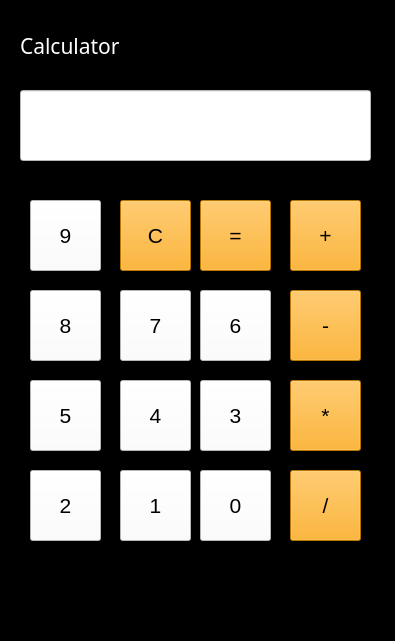
<?xml version="1.0" encoding="UTF-8"?>
<ui version="4.0">
 <class>calculator</class>
 <widget class="QMainWindow" name="calculator">
  <property name="geometry">
   <rect>
    <x>0</x>
    <y>0</y>
    <width>395</width>
    <height>641</height>
   </rect>
  </property>
  <property name="cursor">
   <cursorShape>ArrowCursor</cursorShape>
  </property>
  <property name="windowTitle">
   <string>calculator</string>
  </property>
  <property name="autoFillBackground">
   <bool>false</bool>
  </property>
  <property name="styleSheet">
   <string notr="true">background-color: black</string>
  </property>
  <property name="toolButtonStyle">
   <enum>Qt::ToolButtonIconOnly</enum>
  </property>
  <widget class="QWidget" name="centralwidget">
   <widget class="QLabel" name="label">
    <property name="geometry">
     <rect>
      <x>20</x>
      <y>30</y>
      <width>191</width>
      <height>31</height>
     </rect>
    </property>
    <property name="font">
     <font>
      <family>OCR A Extended</family>
      <pointsize>16</pointsize>
     </font>
    </property>
    <property name="styleSheet">
     <string notr="true">color:white</string>
    </property>
    <property name="text">
     <string>Calculator</string>
    </property>
   </widget>
   <widget class="QPushButton" name="Ninebtn">
    <property name="geometry">
     <rect>
      <x>30</x>
      <y>200</y>
      <width>71</width>
      <height>71</height>
     </rect>
    </property>
    <property name="font">
     <font>
      <pointsize>16</pointsize>
     </font>
    </property>
    <property name="cursor">
     <cursorShape>PointingHandCursor</cursorShape>
    </property>
    <property name="autoFillBackground">
     <bool>false</bool>
    </property>
    <property name="styleSheet">
     <string notr="true">background-color:white;
color:black</string>
    </property>
    <property name="text">
     <string>9</string>
    </property>
    <property name="default">
     <bool>false</bool>
    </property>
    <property name="flat">
     <bool>false</bool>
    </property>
   </widget>
   <widget class="QLineEdit" name="OutputlineEdit">
    <property name="geometry">
     <rect>
      <x>20</x>
      <y>90</y>
      <width>351</width>
      <height>71</height>
     </rect>
    </property>
    <property name="font">
     <font>
      <pointsize>16</pointsize>
     </font>
    </property>
    <property name="styleSheet">
     <string notr="true">background-color:white;
color:black;</string>
    </property>
   </widget>
   <widget class="QPushButton" name="Clearbtn">
    <property name="geometry">
     <rect>
      <x>120</x>
      <y>200</y>
      <width>71</width>
      <height>71</height>
     </rect>
    </property>
    <property name="font">
     <font>
      <pointsize>16</pointsize>
     </font>
    </property>
    <property name="cursor">
     <cursorShape>PointingHandCursor</cursorShape>
    </property>
    <property name="autoFillBackground">
     <bool>false</bool>
    </property>
    <property name="styleSheet">
     <string notr="true">background-color:orange;
color:black</string>
    </property>
    <property name="text">
     <string>C</string>
    </property>
    <property name="default">
     <bool>false</bool>
    </property>
    <property name="flat">
     <bool>false</bool>
    </property>
   </widget>
   <widget class="QPushButton" name="Resultbtn">
    <property name="geometry">
     <rect>
      <x>200</x>
      <y>200</y>
      <width>71</width>
      <height>71</height>
     </rect>
    </property>
    <property name="font">
     <font>
      <pointsize>16</pointsize>
     </font>
    </property>
    <property name="cursor">
     <cursorShape>PointingHandCursor</cursorShape>
    </property>
    <property name="autoFillBackground">
     <bool>false</bool>
    </property>
    <property name="styleSheet">
     <string notr="true">background-color:orange;
color:black</string>
    </property>
    <property name="text">
     <string>=</string>
    </property>
    <property name="default">
     <bool>false</bool>
    </property>
    <property name="flat">
     <bool>false</bool>
    </property>
   </widget>
   <widget class="QPushButton" name="Addbtn">
    <property name="geometry">
     <rect>
      <x>290</x>
      <y>200</y>
      <width>71</width>
      <height>71</height>
     </rect>
    </property>
    <property name="font">
     <font>
      <pointsize>16</pointsize>
     </font>
    </property>
    <property name="cursor">
     <cursorShape>PointingHandCursor</cursorShape>
    </property>
    <property name="autoFillBackground">
     <bool>false</bool>
    </property>
    <property name="styleSheet">
     <string notr="true">background-color:orange;
color:black</string>
    </property>
    <property name="text">
     <string>+</string>
    </property>
    <property name="default">
     <bool>false</bool>
    </property>
    <property name="flat">
     <bool>false</bool>
    </property>
   </widget>
   <widget class="QPushButton" name="Subtractbtn">
    <property name="geometry">
     <rect>
      <x>290</x>
      <y>290</y>
      <width>71</width>
      <height>71</height>
     </rect>
    </property>
    <property name="font">
     <font>
      <pointsize>16</pointsize>
     </font>
    </property>
    <property name="cursor">
     <cursorShape>PointingHandCursor</cursorShape>
    </property>
    <property name="autoFillBackground">
     <bool>false</bool>
    </property>
    <property name="styleSheet">
     <string notr="true">background-color:orange;
color:black</string>
    </property>
    <property name="text">
     <string>-</string>
    </property>
    <property name="default">
     <bool>false</bool>
    </property>
    <property name="flat">
     <bool>false</bool>
    </property>
   </widget>
   <widget class="QPushButton" name="Eightbtn">
    <property name="geometry">
     <rect>
      <x>30</x>
      <y>290</y>
      <width>71</width>
      <height>71</height>
     </rect>
    </property>
    <property name="font">
     <font>
      <pointsize>16</pointsize>
     </font>
    </property>
    <property name="cursor">
     <cursorShape>PointingHandCursor</cursorShape>
    </property>
    <property name="autoFillBackground">
     <bool>false</bool>
    </property>
    <property name="styleSheet">
     <string notr="true">background-color:white;
color:black</string>
    </property>
    <property name="text">
     <string>8</string>
    </property>
    <property name="default">
     <bool>false</bool>
    </property>
    <property name="flat">
     <bool>false</bool>
    </property>
   </widget>
   <widget class="QPushButton" name="Sevenbtn">
    <property name="geometry">
     <rect>
      <x>120</x>
      <y>290</y>
      <width>71</width>
      <height>71</height>
     </rect>
    </property>
    <property name="font">
     <font>
      <pointsize>16</pointsize>
     </font>
    </property>
    <property name="cursor">
     <cursorShape>PointingHandCursor</cursorShape>
    </property>
    <property name="autoFillBackground">
     <bool>false</bool>
    </property>
    <property name="styleSheet">
     <string notr="true">background-color:white;
color:black</string>
    </property>
    <property name="text">
     <string>7</string>
    </property>
    <property name="default">
     <bool>false</bool>
    </property>
    <property name="flat">
     <bool>false</bool>
    </property>
   </widget>
   <widget class="QPushButton" name="Sixbtn">
    <property name="geometry">
     <rect>
      <x>200</x>
      <y>290</y>
      <width>71</width>
      <height>71</height>
     </rect>
    </property>
    <property name="font">
     <font>
      <pointsize>16</pointsize>
     </font>
    </property>
    <property name="cursor">
     <cursorShape>PointingHandCursor</cursorShape>
    </property>
    <property name="autoFillBackground">
     <bool>false</bool>
    </property>
    <property name="styleSheet">
     <string notr="true">background-color:white;
color:black</string>
    </property>
    <property name="text">
     <string>6</string>
    </property>
    <property name="default">
     <bool>false</bool>
    </property>
    <property name="flat">
     <bool>false</bool>
    </property>
   </widget>
   <widget class="QPushButton" name="Multiplybtn">
    <property name="geometry">
     <rect>
      <x>290</x>
      <y>380</y>
      <width>71</width>
      <height>71</height>
     </rect>
    </property>
    <property name="font">
     <font>
      <pointsize>16</pointsize>
     </font>
    </property>
    <property name="cursor">
     <cursorShape>PointingHandCursor</cursorShape>
    </property>
    <property name="autoFillBackground">
     <bool>false</bool>
    </property>
    <property name="styleSheet">
     <string notr="true">background-color:orange;
color:black</string>
    </property>
    <property name="text">
     <string>*</string>
    </property>
    <property name="default">
     <bool>false</bool>
    </property>
    <property name="flat">
     <bool>false</bool>
    </property>
   </widget>
   <widget class="QPushButton" name="Fivebtn">
    <property name="geometry">
     <rect>
      <x>30</x>
      <y>380</y>
      <width>71</width>
      <height>71</height>
     </rect>
    </property>
    <property name="font">
     <font>
      <pointsize>16</pointsize>
     </font>
    </property>
    <property name="cursor">
     <cursorShape>PointingHandCursor</cursorShape>
    </property>
    <property name="autoFillBackground">
     <bool>false</bool>
    </property>
    <property name="styleSheet">
     <string notr="true">background-color:white;
color:black</string>
    </property>
    <property name="text">
     <string>5</string>
    </property>
    <property name="default">
     <bool>false</bool>
    </property>
    <property name="flat">
     <bool>false</bool>
    </property>
   </widget>
   <widget class="QPushButton" name="Fourbtn">
    <property name="geometry">
     <rect>
      <x>120</x>
      <y>380</y>
      <width>71</width>
      <height>71</height>
     </rect>
    </property>
    <property name="font">
     <font>
      <pointsize>16</pointsize>
     </font>
    </property>
    <property name="cursor">
     <cursorShape>PointingHandCursor</cursorShape>
    </property>
    <property name="autoFillBackground">
     <bool>false</bool>
    </property>
    <property name="styleSheet">
     <string notr="true">background-color:white;
color:black</string>
    </property>
    <property name="text">
     <string>4</string>
    </property>
    <property name="default">
     <bool>false</bool>
    </property>
    <property name="flat">
     <bool>false</bool>
    </property>
   </widget>
   <widget class="QPushButton" name="Threebtn">
    <property name="geometry">
     <rect>
      <x>200</x>
      <y>380</y>
      <width>71</width>
      <height>71</height>
     </rect>
    </property>
    <property name="font">
     <font>
      <pointsize>16</pointsize>
     </font>
    </property>
    <property name="cursor">
     <cursorShape>PointingHandCursor</cursorShape>
    </property>
    <property name="autoFillBackground">
     <bool>false</bool>
    </property>
    <property name="styleSheet">
     <string notr="true">background-color:white;
color:black</string>
    </property>
    <property name="text">
     <string>3</string>
    </property>
    <property name="default">
     <bool>false</bool>
    </property>
    <property name="flat">
     <bool>false</bool>
    </property>
   </widget>
   <widget class="QPushButton" name="Dividebtn">
    <property name="geometry">
     <rect>
      <x>290</x>
      <y>470</y>
      <width>71</width>
      <height>71</height>
     </rect>
    </property>
    <property name="font">
     <font>
      <pointsize>16</pointsize>
     </font>
    </property>
    <property name="cursor">
     <cursorShape>PointingHandCursor</cursorShape>
    </property>
    <property name="autoFillBackground">
     <bool>false</bool>
    </property>
    <property name="styleSheet">
     <string notr="true">background-color:orange;
color:black</string>
    </property>
    <property name="text">
     <string>/</string>
    </property>
    <property name="default">
     <bool>false</bool>
    </property>
    <property name="flat">
     <bool>false</bool>
    </property>
   </widget>
   <widget class="QPushButton" name="Twobtn">
    <property name="geometry">
     <rect>
      <x>30</x>
      <y>470</y>
      <width>71</width>
      <height>71</height>
     </rect>
    </property>
    <property name="font">
     <font>
      <pointsize>16</pointsize>
     </font>
    </property>
    <property name="cursor">
     <cursorShape>PointingHandCursor</cursorShape>
    </property>
    <property name="autoFillBackground">
     <bool>false</bool>
    </property>
    <property name="styleSheet">
     <string notr="true">background-color:white;
color:black</string>
    </property>
    <property name="text">
     <string>2</string>
    </property>
    <property name="default">
     <bool>false</bool>
    </property>
    <property name="flat">
     <bool>false</bool>
    </property>
   </widget>
   <widget class="QPushButton" name="Onebtn">
    <property name="geometry">
     <rect>
      <x>120</x>
      <y>470</y>
      <width>71</width>
      <height>71</height>
     </rect>
    </property>
    <property name="font">
     <font>
      <pointsize>16</pointsize>
     </font>
    </property>
    <property name="cursor">
     <cursorShape>PointingHandCursor</cursorShape>
    </property>
    <property name="autoFillBackground">
     <bool>false</bool>
    </property>
    <property name="styleSheet">
     <string notr="true">background-color:white;
color:black</string>
    </property>
    <property name="text">
     <string>1</string>
    </property>
    <property name="default">
     <bool>false</bool>
    </property>
    <property name="flat">
     <bool>false</bool>
    </property>
   </widget>
   <widget class="QPushButton" name="Zerobtn">
    <property name="geometry">
     <rect>
      <x>200</x>
      <y>470</y>
      <width>71</width>
      <height>71</height>
     </rect>
    </property>
    <property name="font">
     <font>
      <pointsize>16</pointsize>
     </font>
    </property>
    <property name="cursor">
     <cursorShape>PointingHandCursor</cursorShape>
    </property>
    <property name="autoFillBackground">
     <bool>false</bool>
    </property>
    <property name="styleSheet">
     <string notr="true">background-color:white;
color:black</string>
    </property>
    <property name="text">
     <string>0</string>
    </property>
    <property name="default">
     <bool>false</bool>
    </property>
    <property name="flat">
     <bool>false</bool>
    </property>
   </widget>
  </widget>
  <widget class="QMenuBar" name="menubar">
   <property name="geometry">
    <rect>
     <x>0</x>
     <y>0</y>
     <width>395</width>
     <height>26</height>
    </rect>
   </property>
  </widget>
  <widget class="QStatusBar" name="statusbar"/>
 </widget>
 <resources/>
 <connections/>
</ui>
